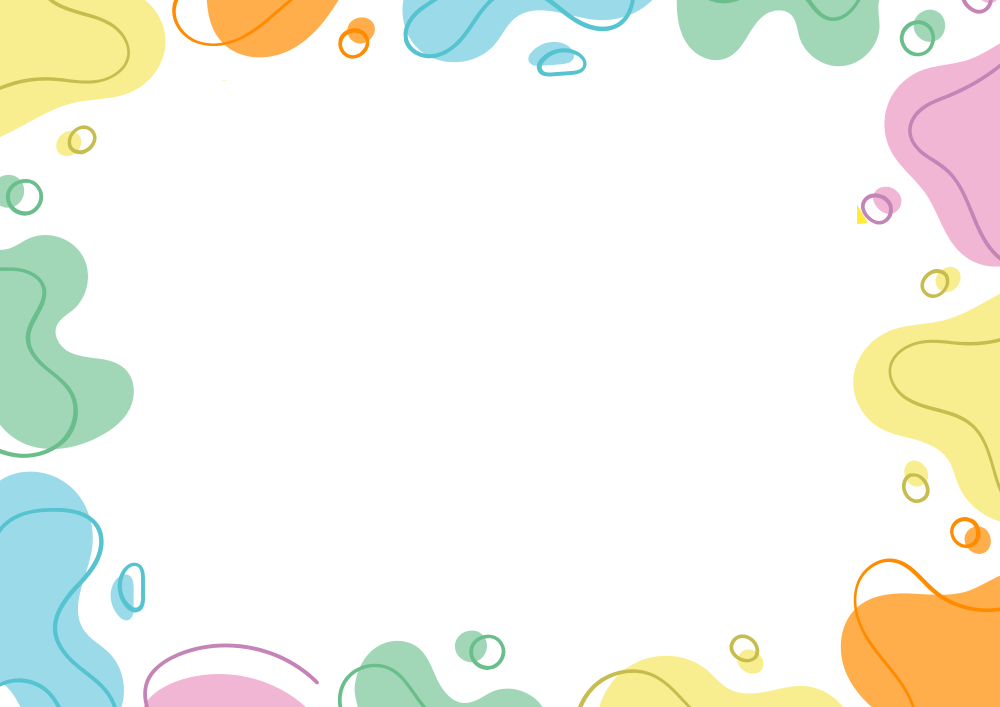
#> input picture assets/ppt_image1.png, 2000 x 1414 px, found by its file name (shown at 1/2 size)
$ python generate_assets.py
#> lines starting #> are read from the running program, lines starting #| are printed output that depends on the picture
# -*- coding: utf-8 -*-
"""Generate slide images and the worksheet for the new lesson."""
import os
from PIL import Image, ImageDraw, ImageFont

BASE = r'E:\ill-try'
ASSETS = os.path.join(BASE, 'assets')
OUT = os.path.join(BASE, 'output')
SLIDES = os.path.join(OUT, 'slides')
os.makedirs(SLIDES, exist_ok=True)

FONT_REG = r'C:\Windows\Fonts\arial.ttf'
FONT_BOLD = r'C:\Windows\Fonts\arialbd.ttf'

BG = Image.open(os.path.join(ASSETS, 'ppt_image1.png')).convert('RGB').resize((1280, 720))
MAP = Image.open(os.path.join(ASSETS, 'ppt_image6.png')).convert('RGB')
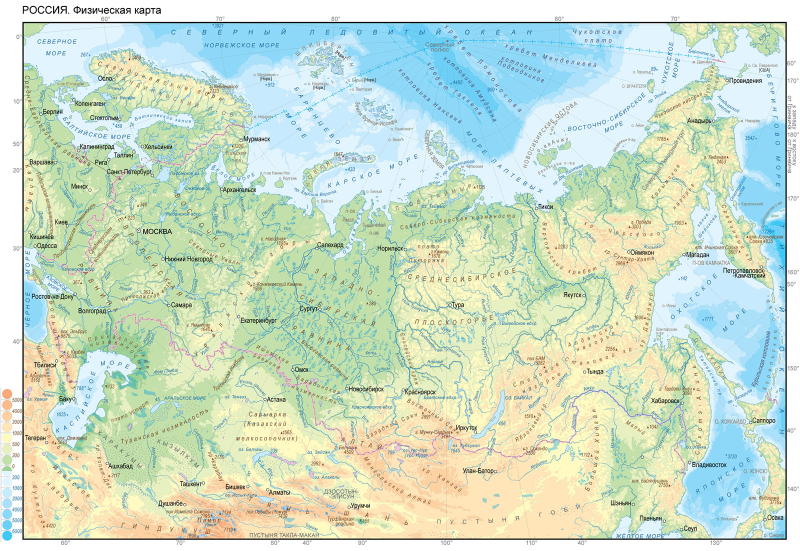
#> input picture assets/ppt_image6.png, 1600 x 1102 px, found by its file name (shown at 1/2 size)


def font(size, bold=False):
    return ImageFont.truetype(FONT_BOLD if bold else FONT_REG, size)


def wrap(text, fnt, max_width, draw):
    words = text.split()
    lines, cur = [], ''
    for w in words:
        test = (cur + ' ' + w).strip()
        if draw.textlength(test, font=fnt) <= max_width:
            cur = test
        else:
            if cur:
                lines.append(cur)
            cur = w
    if cur:
        lines.append(cur)
    return lines


def center_text(draw, y, text, fnt, fill, width=1280, x0=0, gap=8):
#> called with y = 62, text = 'Урок окружающего мира', fill = (35, 70, 45), width = 1280, x0 = 0, gap = 8
    for line in wrap(text, fnt, width - 120, draw):
        w = draw.textlength(line, font=fnt)
        draw.text((x0 + (width - w) / 2, y), line, font=fnt, fill=fill)
        y += fnt.size + gap
    return y


def left_text(draw, x, y, text, fnt, fill, max_width=1020, gap=12):
    for line in wrap(text, fnt, max_width, draw):
        draw.text((x, y), line, font=fnt, fill=fill)
        y += fnt.size + gap
    return y


def make_slide(idx, title, blocks, picture=None, subtitle=None):
    img = BG.copy()
    d = ImageDraw.Draw(img)
    # Title
    center_text(d, 62, title, font(46, True), (35, 70, 45))
    d.line((340, 132, 940, 132), fill=(255, 150, 40), width=5)
    y = 172
    if subtitle:
        y = center_text(d, y, subtitle, font(30, True), (40, 90, 70), gap=10) + 16
#> y = 228
    for block in blocks:
        y = left_text(d, 135, y, block, font(29), (45, 55, 60), gap=12) + 14
#> this loop made 1 pass
#> y on pass 1: 283
#> after the loop, y = 283
    if picture is not None:
        pic = picture.copy()
        maxw, maxh = 860, 400
        scale = min(maxw / pic.width, maxh / pic.height)
        pic = pic.resize((int(pic.width * scale), int(pic.height * scale)))
        img.paste(pic, ((1280 - pic.width) // 2, min(720 - pic.height - 30, y + 8)))
    path = os.path.join(SLIDES, f'slide{idx:02d}.png')
    img.save(path)
    return path


slides = []
slides.append(make_slide(1, 'Урок окружающего мира',
                         ['4 класс'], subtitle='Равнины и горы России'))
slides.append(make_slide(2, 'Русская народная пословица',
                         ['«Гора с горой не сходится,', 'а человек с человеком сходится».'],
                         subtitle='Объясни её смысл'))
#> the loop in make_slide (call 2), `for block in blocks:` made 2 passes
#> y on passes 1 to 2: 283, 338
slides.append(make_slide(3, 'Вспомним!',
                         ['Какие формы земной поверхности ты знаешь?',
                          'Холм, гора, равнина, овраг, долина.',
                          'Части холма и горы: подошва, склон, вершина.']))
slides.append(make_slide(4, 'Физическая карта России',
                         ['Найдите на карте равнины и горы нашей страны.'],
                         picture=MAP))
#> call 4 of make_slide, with idx = 4, title = 'Физическая карта России'
#> the loop in make_slide (call 4), `for block in blocks:` made 1 pass
#> y on pass 1: 227
#> after the loop in make_slide (call 4), `for block in blocks:`: y = 227
#> in make_slide (call 4), `img.paste(pic, ((1280 - pic.width) // 2, min(720 - pic.height - 30, y ..`:
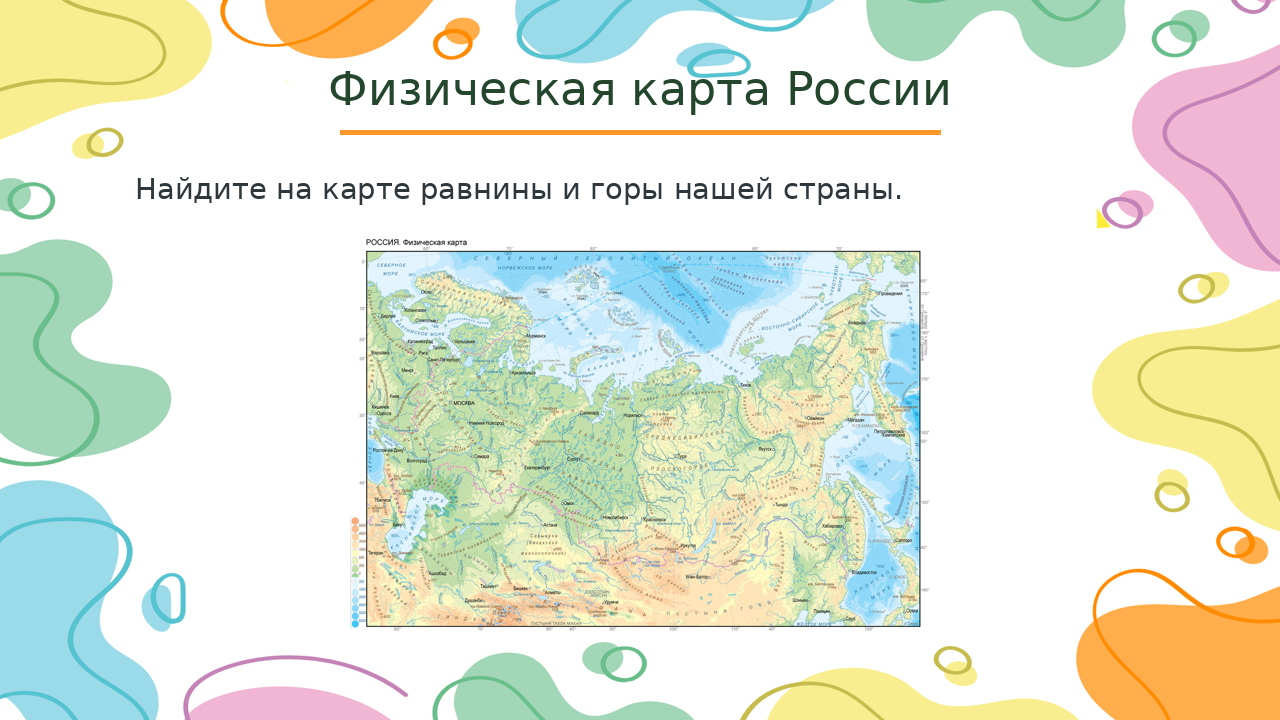
#> img: PIL image 1280x720 RGB; mean R, G, B 228.5, 233.5, 218.1
slides.append(make_slide(5, 'Тема и цель урока',
                         ['Тема урока: «Равнины и горы России».',
                          'Цель: узнать об основных формах земной поверхности России '
                          'и научиться находить их на карте.']))
slides.append(make_slide(6, 'План урока',
                         ['1. Вспомним формы рельефа.',
                          '2. Узнаем о равнинах России.',
                          '3. Узнаем о горах России.',
                          '4. Закрепим знания на рабочем листе.']))
slides.append(make_slide(7, 'Что такое рельеф?',
                         ['Рельеф — это неровности земной поверхности.',
                          'Основные формы рельефа — равнины и горы.',
                          'Равнина — ровная или холмистая поверхность небольшой высоты.',
                          'Горы — возвышенности с крутыми склонами и вершинами.']))
slides.append(make_slide(8, 'Равнины России',
                         ['Восточно-Европейская (Русская) равнина — холмистая, '
                          'есть низменности и возвышенности.',
                          'Западно-Сибирская равнина — плоская, низкая, много болот.',
                          'Среднесибирское плоскогорье — возвышенная равнина.']))
#> the loop in make_slide (call 8), `for block in blocks:` made 3 passes
#> y on passes 1 to 3: 268, 323, 378
#> after the loop in make_slide (call 8), `for block in blocks:`: y = 378
#> in make_slide (call 8), `img.save(path)`:
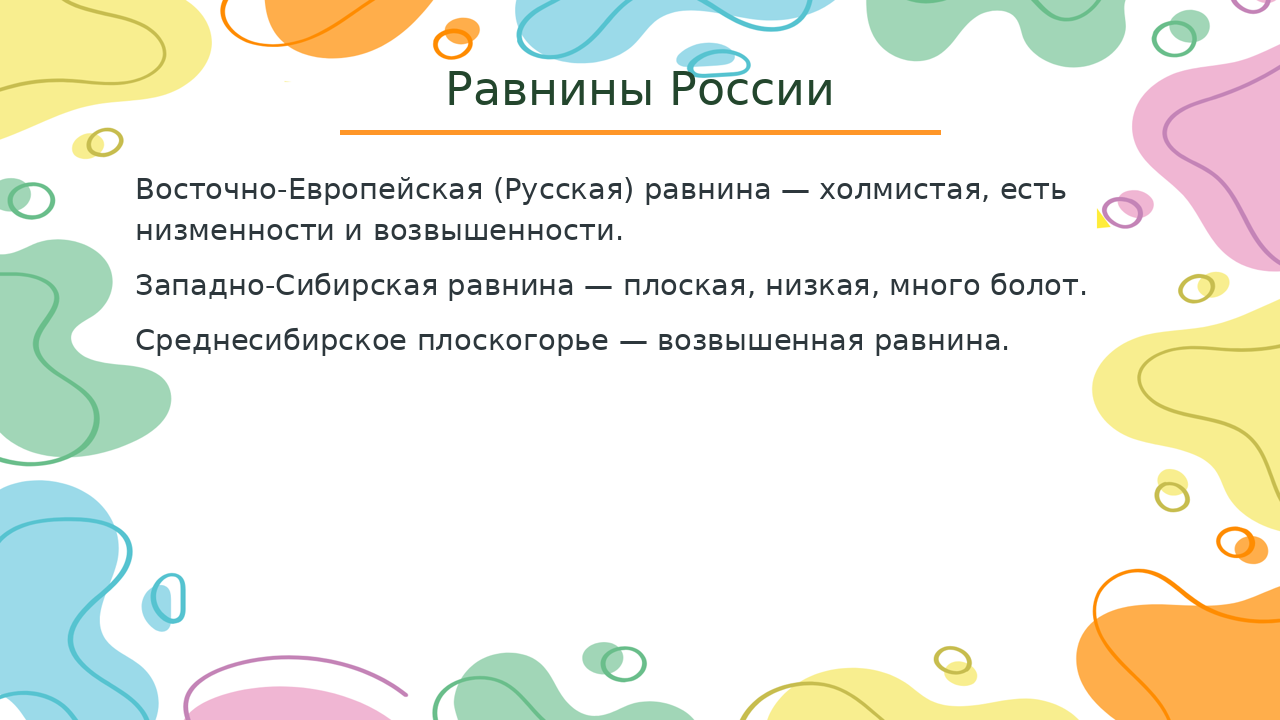
#> saved as slide08.png: PIL image 1280x720 RGB; mean R, G, B 238.2, 238.7, 228.4
slides.append(make_slide(9, 'Горы России',
                         ['Уральские горы — низкие (менее 2000 м), богаты минералами.',
                          'Кавказские горы — самые высокие; гора Эльбрус, 5642 м.',
                          'Алтай и Саяны — горы Сибири.']))
slides.append(make_slide(10, 'Физкультминутка',
                         ['Руки вверх — «горы», присели — «равнина».',
                          'Потянулись, глубоко вдохнули и улыбнулись!']))
slides.append(make_slide(11, 'Правила работы в парах',
                         ['1. Работают оба.',
                          '2. Один говорит, другой слушает.',
                          '3. Своё несогласие высказывай вежливо.',
                          '4. Работают тихо и не мешают другим.']))
slides.append(make_slide(12, 'Проверь себя',
                         ['1. Какая равнина самая плоская и низкая в России?',
                          '2. Какие горы разделяют европейскую и азиатскую части страны?',
                          '3. Как называется высочайшая вершина России?']))
slides.append(make_slide(13, 'Самостоятельная работа',
                         ['Выполни задания рабочего листа (Приложение 1):',
                          'исправь ошибки в тексте, заполни таблицу «Рельеф России», '
                          'пройди тест.']))
slides.append(make_slide(14, 'Домашнее задание',
                         ['1. Учебник: с. 44–47, пересказ по вопросам рубрики «Проверь себя».',
                          '2. Рабочий лист: задания на выбор.']))
slides.append(make_slide(15, 'Оцени свою работу',
                         [':) Всё понятно, трудностей не возникло.',
                          ':| Были небольшие затруднения.',
                          ':( Материал показался сложным.']))
#> the loop in make_slide (call 15), `for block in blocks:` made 3 passes
#> y on passes 1 to 3: 227, 282, 337
#> after the loop in make_slide (call 15), `for block in blocks:`: y = 337
#> in make_slide (call 15), `img.save(path)`:
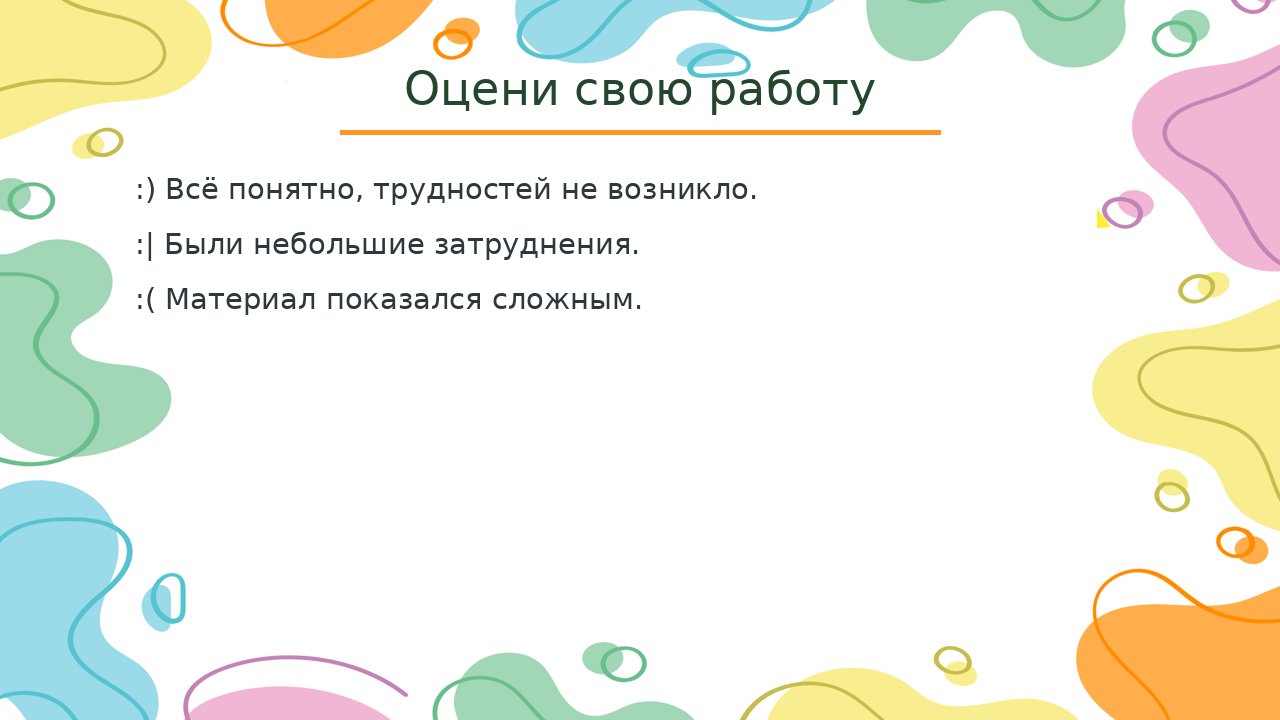
#> saved as slide15.png: PIL image 1280x720 RGB; mean R, G, B 240.2, 240.7, 230.3
slides.append(make_slide(16, 'Подведём итог',
                         ['Россия — страна огромных равнин и величественных гор.',
                          'Главные равнины: Восточно-Европейская, Западно-Сибирская, '
                          'Среднесибирское плоскогорье.',
                          'Главные горы: Уральские, Кавказские, Алтай, Саяны.']))
#> the loop in make_slide (call 16), `for block in blocks:` made 3 passes
#> after the loop in make_slide (call 16), `for block in blocks:`: y = 378
#> in make_slide (call 16), `img.save(path)`:
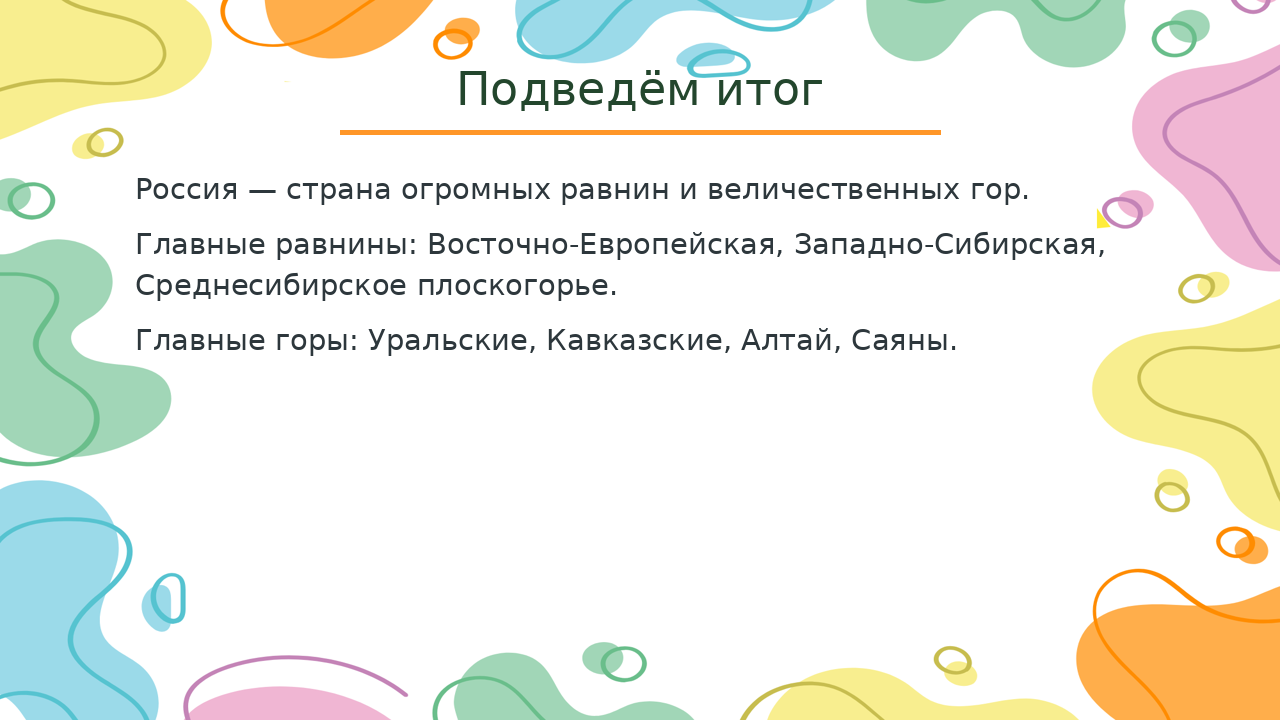
#> saved as slide16.png: PIL image 1280x720 RGB; mean R, G, B 238.3, 238.8, 228.5
print('slides created:', len(slides))
#| slides created: 16

# ---------------- Worksheet ----------------
W, H = 1102, 1800
ws = Image.new('RGB', (W, H), 'white')
#> ws: PIL image 1102x1800 RGB; every value is 255
d = ImageDraw.Draw(ws)

d.text((40, 28), 'Рабочий лист', font=font(32, True), fill=(20, 60, 40))
d.text((40, 72), 'ФИО: ____________________________   Класс: ______', font=font(20), fill='black')
d.text((40, 104), 'Тема: Равнины и горы России', font=font(22, True), fill='black')

def section(y, title, lines, step=30):
#> called with y = 145, title = 'Пункт 1. Тема урока', step = 30
    d.text((40, y), title, font=font(21, True), fill=(20, 70, 45))
    y += 34
    for ln in lines:
        for piece in wrap(ln, font(18), W - 100, d):
            d.text((55, y), piece, font=font(18), fill='black')
            y += 25
        y += 5
#> after the loop, y = 239
    return y + 12

y = section(145, 'Пункт 1. Тема урока', [
    'Прочитай утверждение. Если есть ошибка, зачеркни её и напиши сверху правильное.',
    'Равнины и горы — это основные формы земной поверхности России.',
])
#> y = 251
d.rectangle((40, y, W - 40, y + 78), outline=(120, 160, 140), width=2)
for i, t in enumerate(['Россия — страна огромных равнин и величественных гор.',
                       'Самая высокая гора России — Эльбрус.']):
    d.text((55, y + 10 + i * 32), t, font=font(18), fill='black')
y += 92
#> y = 343

d.text((40, y), 'Пункт 2. Заполни таблицу «Рельеф России»', font=font(21, True), fill=(20, 70, 45))
y += 34
#> y = 377
col_x = [40, 380, 650]
headers = ['Название объекта', 'Цвет на физ. карте', 'Особенности']
row_h = 52
for cx, htxt in zip(col_x, headers):
    d.rectangle((cx, y, cx + (col_x[1]-col_x[0] if cx == col_x[0] else (col_x[2]-col_x[1] if cx == col_x[1] else W-40-col_x[2])), y + row_h),
                outline='black', width=1)
    d.text((cx + 6, y + 14), htxt, font=font(16, True), fill='black')
y += row_h
#> y = 429
rows = [
    'Восточно-Европейская (Русская) равнина',
    'Западно-Сибирская равнина',
    'Среднесибирское плоскогорье',
    'Уральские горы',
    'Кавказские горы',
]
for r in rows:
    d.rectangle((40, y, W - 40, y + row_h), outline='black', width=1)
    d.line((col_x[1], y, col_x[1], y + row_h), fill='black')
    d.line((col_x[2], y, col_x[2], y + row_h), fill='black')
    d.text((46, y + 15), r, font=font(15), fill='black')
    y += row_h
#> this loop made 5 passes
#> y on passes 1 to 5: 481, 533, 585, 637, 689
#> after the loop, y = 689
y += 14
#> y = 703

y = section(y, 'Пункт 3. Найди и исправь ошибки в тексте', [
    'Самая высокая гора России — Эльбрус, её высота составляет всего 1000 метров.',
    'Уральские горы разделяют европейскую и азиатскую части России.',
])
#> the loop in section (call 2), `for ln in lines:` made 2 passes
#> y on passes 1 to 2: 767, 797
#> y = 809

d.text((40, y), 'Пункт 4. Тест. Отметь галочкой правильный ответ', font=font(21, True), fill=(20, 70, 45))
y += 34
#> y = 843
questions = [
    ('1. Какая равнина является самой плоской и низкой в России?',
     ['Восточно-Европейская', 'Западно-Сибирская', 'Среднесибирское плоскогорье']),
    ('2. Какие горы разделяют европейскую и азиатскую части России?',
     ['Кавказские', 'Уральские', 'Алтай']),
    ('3. Как называется высочайшая вершина России?',
     ['Эльбрус', 'Белуха', 'Компьютерная вершина']),
    ('4. Что расположено на полуострове Камчатка?',
     ['Действующие вулканы', 'Бескрайние степи', 'Болота']),
]
for q, opts in questions:
    for piece in wrap(q, font(17, True), W - 90, d):
        d.text((48, y), piece, font=font(17, True), fill='black')
        y += 24
    for o in opts:
        d.text((70, y), '☐  ' + o, font=font(17), fill='black')
        y += 26
    y += 10
#> this loop made 4 passes
#> y on passes 1 to 4: 955, 1067, 1179, 1291
#> after the loop, y = 1291

y = section(y + 4, 'Пункт 5. Рефлексия', [
    'Нарисуй в кружке смайлик, который отражает твоё настроение на уроке.',
])
#> y = 1371
for i, label in enumerate(['Мне было интересно', 'Было трудно, но я справился', 'Нужна помощь']):
    x = 60 + i * 340
    d.ellipse((x, y, x + 70, y + 70), outline=(40, 90, 60), width=3)
    d.text((x, y + 78), label, font=font(16), fill='black')

ws_path = os.path.join(OUT, 'рабочий_лист_равнины_и_горы.png')
ws.save(ws_path)
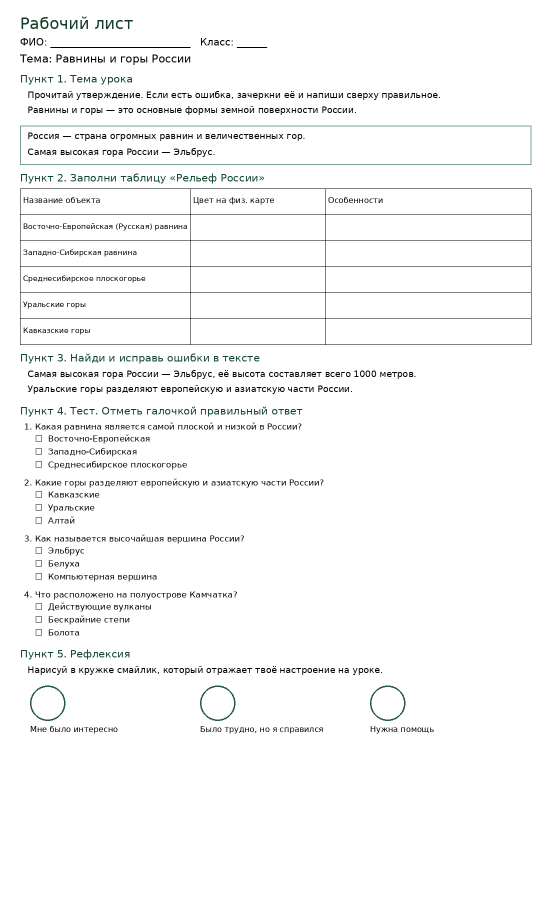
#> saved as рабочий_лист_равнины_и_горы.png: PIL image 1102x1800 RGB (shown at 1/2 size); mean R, G, B 247.4, 247.8, 247.6
print('worksheet created:', ws_path, ws.size)
#| worksheet created: E:\ill-try/output/рабочий_лист_равнины_и_горы.png (1102, 1800)
